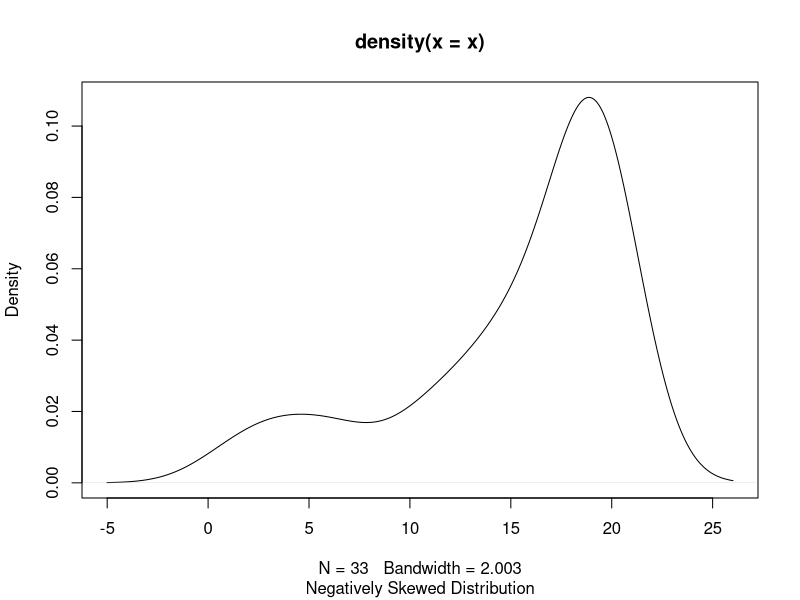

The R script that drew this image:
# Date - 03/21/2021
#Author - Ganesh Kale
# Week-1 assignment 1.2
# Plot Negative skewed distribution


x <- c(15,20,3,1,20,10,16,15,6,18,20,19,19,20,4,18,19,17,19,7,18,20,19,20,18,12,15,11,14,20,13,18,20)

plot(density(x))
title(sub = 'Negatively Skewed Distribution')
